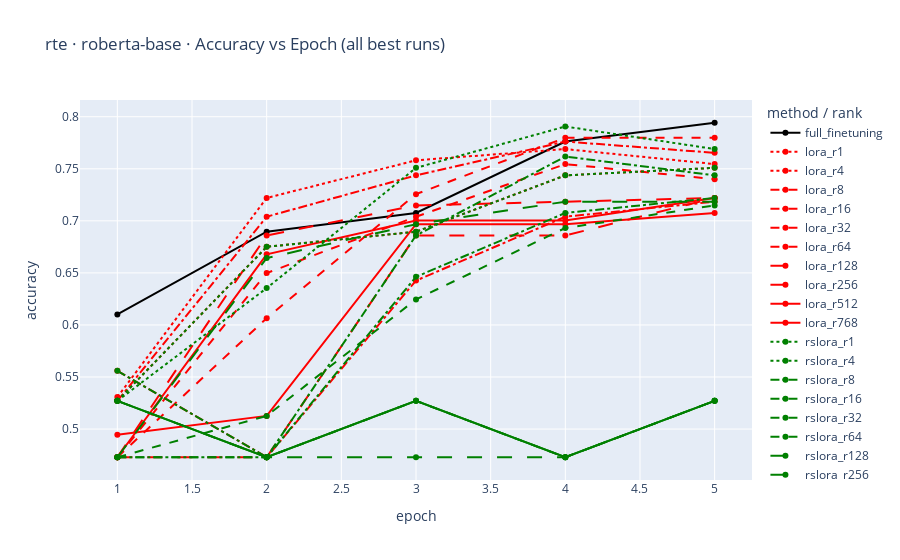

This figure's notebook cell:
### Code cell
# === Config ===
ROOT = "./glue_results_final"   # parent folder holding the 'task' dir
TASK = "rte"                    # e.g., "rte", "mrpc", "cola"
MODEL = "roberta-base"          # "roberta-base" or "roberta-large"

# === Code ===
from pathlib import Path
import re
import pandas as pd
import plotly.graph_objects as go

METHODS = ("full_finetuning", "lora", "rslora")

def parse_rank(name: str):
    m = re.search(r"_r(\d+)_", name)
    return int(m.group(1)) if m else None

def read_eval(csv_path: Path) -> pd.DataFrame | None:
    try:
        df = pd.read_csv(csv_path)
    except Exception:
        return None
    # normalize possible names
    if "eval_accuracy" in df.columns and "accuracy" not in df.columns:
        df = df.rename(columns={"eval_accuracy": "accuracy"})
    if "epoch" not in df.columns:
        df = df.reset_index().rename(columns={"index":"epoch"})
        df["epoch"] = df["epoch"] + 1
    # focus on epochs 1..5 if present
    df = df[df["epoch"].astype(float).between(1,5)]
    return df.sort_values("epoch")

def load_best_runs(root: str, task: str, model: str):
    base = Path(root) / task / model
    runs = []
    for method in METHODS:
        mdir = base / method
        if not mdir.exists():
            continue
        for run in sorted([p for p in mdir.iterdir() if p.is_dir() and p.name.endswith("_best_accuracy")]):
            df = read_eval(run / "eval_per_epoch.csv")
            if df is None or "accuracy" not in df.columns:
                continue
            runs.append({
                "method": method,
                "rank": parse_rank(run.name) if method != "full_finetuning" else None,
                "name": run.name,
                "df": df
            })
    return runs

def dash_for_rank(rank: int, ranks_sorted: list[int]) -> str:
    """
    Map rank position -> dash style (more solid for higher ranks).
    Uses an ordered palette: dot -> dashdot -> dash -> longdash -> solid.
    """
    palette = ["dot", "dashdot", "dash", "longdash", "solid"]
    if not ranks_sorted:
        return "solid"
    idx = ranks_sorted.index(rank)
    frac = idx / max(1, len(ranks_sorted) - 1)
    palette_idx = int(round(frac * (len(palette) - 1)))
    return palette[palette_idx]

# load
runs = load_best_runs(ROOT, TASK, MODEL)
if not runs:
    raise SystemExit(f"No *_best_accuracy runs found under {ROOT}/{TASK}/{MODEL}")

# collect rank list (for dash mapping)
all_ranks = sorted({r["rank"] for r in runs if r["rank"] is not None})

# colors
COLOR = {
    "full_finetuning": "black",
    "lora": "red",
    "rslora": "green"
}

fig = go.Figure()

# Add full FT first (usually just one best run)
for r in [x for x in runs if x["method"] == "full_finetuning"]:
    fig.add_trace(go.Scatter(
        x=r["df"]["epoch"], y=r["df"]["accuracy"],
        mode="lines+markers",
        name="full_finetuning",
        line=dict(color=COLOR["full_finetuning"], dash="solid"),
        hovertext=[r["name"]]*len(r["df"])
    ))

# Add all LoRA ranks (each trace toggles individually)
for r in sorted([x for x in runs if x["method"] == "lora"], key=lambda z: z["rank"] or -1):
    dash = dash_for_rank(r["rank"], all_ranks)
    fig.add_trace(go.Scatter(
        x=r["df"]["epoch"], y=r["df"]["accuracy"],
        mode="lines+markers",
        name=f"lora_r{r['rank']}",
        line=dict(color=COLOR["lora"], dash=dash),
        hovertext=[r["name"]]*len(r["df"])
    ))

# Add all RSLoRA ranks (each trace toggles individually)
for r in sorted([x for x in runs if x["method"] == "rslora"], key=lambda z: z["rank"] or -1):
    dash = dash_for_rank(r["rank"], all_ranks)
    fig.add_trace(go.Scatter(
        x=r["df"]["epoch"], y=r["df"]["accuracy"],
        mode="lines+markers",
        name=f"rslora_r{r['rank']}",
        line=dict(color=COLOR["rslora"], dash=dash),
        hovertext=[r["name"]]*len(r["df"])
    ))

fig.update_layout(
    title=f"{TASK} · {MODEL} · Accuracy vs Epoch (all best runs)",
    xaxis_title="epoch",
    yaxis_title="accuracy",
    legend_title_text="method / rank",
    hovermode="x unified"
)

fig

### Figure 1 — Plotly figure (JSON) as saved in the notebook; plotly's stock layout.template omitted (floating-point values rounded to 4 significant figures)
{"data": [{"hovertext": ["full_finetuning_lr3.1622776601683795e-05_best_accuracy", "full_finetuning_lr3.1622776601683795e-05_best_accuracy", "full_finetuning_lr3.1622776601683795e-05_best_accuracy", "full_finetuning_lr3.1622776601683795e-05_best_accuracy", "full_finetuning_lr3.1622776601683795e-05_best_accuracy"], "line": {"color": "black", "dash": "solid"}, "mode": "lines+markers", "name": "full_finetuning", "type": "scatter", "x": [1.0, 2.0, 3.0, 4.0, 5.0], "y": [0.6101, 0.6895, 0.7076, 0.7762, 0.7942]}, {"hovertext": ["lora_r1_alpha1_lr0.001_best_accuracy", "lora_r1_alpha1_lr0.001_best_accuracy", "lora_r1_alpha1_lr0.001_best_accuracy", "lora_r1_alpha1_lr0.001_best_accuracy", "lora_r1_alpha1_lr0.001_best_accuracy"], "line": {"color": "red", "dash": "dot"}, "mode": "lines+markers", "name": "lora_r1", "type": "scatter", "x": [1.0, 2.0, 3.0, 4.0, 5.0], "y": [0.5271, 0.6751, 0.6895, 0.7437, 0.7509]}, {"hovertext": ["lora_r4_alpha4_lr0.001_best_accuracy", "lora_r4_alpha4_lr0.001_best_accuracy", "lora_r4_alpha4_lr0.001_best_accuracy", "lora_r4_alpha4_lr0.001_best_accuracy", "lora_r4_alpha4_lr0.001_best_accuracy"], "line": {"color": "red", "dash": "dot"}, "mode": "lines+markers", "name": "lora_r4", "type": "scatter", "x": [1.0, 2.0, 3.0, 4.0, 5.0], "y": [0.5307, 0.722, 0.7581, 0.769, 0.7545]}, {"hovertext": ["lora_r8_alpha8_lr0.001_best_accuracy", "lora_r8_alpha8_lr0.001_best_accuracy", "lora_r8_alpha8_lr0.001_best_accuracy", "lora_r8_alpha8_lr0.001_best_accuracy", "lora_r8_alpha8_lr0.001_best_accuracy"], "line": {"color": "red", "dash": "dashdot"}, "mode": "lines+markers", "name": "lora_r8", "type": "scatter", "x": [1.0, 2.0, 3.0, 4.0, 5.0], "y": [0.5271, 0.704, 0.7437, 0.7762, 0.7653]}, {"hovertext": ["lora_r16_alpha16_lr0.00031622776601683794_best_accuracy", "lora_r16_alpha16_lr0.00031622776601683794_best_accuracy", "lora_r16_alpha16_lr0.00031622776601683794_best_accuracy", "lora_r16_alpha16_lr0.00031622776601683794_best_accuracy", "lora_r16_alpha16_lr0.00031622776601683794_best_accuracy"], "line": {"color": "red", "dash": "dashdot"}, "mode": "lines+markers", "name": "lora_r16", "type": "scatter", "x": [1.0, 2.0, 3.0, 4.0, 5.0], "y": [0.556, 0.4729, 0.6426, 0.704, 0.7184]}, {"hovertext": ["lora_r32_alpha32_lr0.00031622776601683794_best_accuracy", "lora_r32_alpha32_lr0.00031622776601683794_best_accuracy", "lora_r32_alpha32_lr0.00031622776601683794_best_accuracy", "lora_r32_alpha32_lr0.00031622776601683794_best_accuracy", "lora_r32_alpha32_lr0.00031622776601683794_best_accuracy"], "line": {"color": "red", "dash": "dash"}, "mode": "lines+markers", "name": "lora_r32", "type": "scatter", "x": [1.0, 2.0, 3.0, 4.0, 5.0], "y": [0.4729, 0.6065, 0.7256, 0.7798, 0.7798]}, {"hovertext": ["lora_r64_alpha64_lr0.0001_best_accuracy", "lora_r64_alpha64_lr0.0001_best_accuracy", "lora_r64_alpha64_lr0.0001_best_accuracy", "lora_r64_alpha64_lr0.0001_best_accuracy", "lora_r64_alpha64_lr0.0001_best_accuracy"], "line": {"color": "red", "dash": "dash"}, "mode": "lines+markers", "name": "lora_r64", "type": "scatter", "x": [1.0, 2.0, 3.0, 4.0, 5.0], "y": [0.4729, 0.6498, 0.704, 0.7545, 0.7401]}, {"hovertext": ["lora_r128_alpha128_lr5.623413251903491e-05_best_accuracy", "lora_r128_alpha128_lr5.623413251903491e-05_best_accuracy", "lora_r128_alpha128_lr5.623413251903491e-05_best_accuracy", "lora_r128_alpha128_lr5.623413251903491e-05_best_accuracy", "lora_r128_alpha128_lr5.623413251903491e-05_best_accuracy"], "line": {"color": "red", "dash": "longdash"}, "mode": "lines+markers", "name": "lora_r128", "type": "scatter", "x": [1.0, 2.0, 3.0, 4.0, 5.0], "y": [0.4729, 0.4729, 0.6859, 0.6859, 0.722]}, {"hovertext": ["lora_r256_alpha256_lr3.1622776601683795e-05_best_accuracy", "lora_r256_alpha256_lr3.1622776601683795e-05_best_accuracy", "lora_r256_alpha256_lr3.1622776601683795e-05_best_accuracy", "lora_r256_alpha256_lr3.1622776601683795e-05_best_accuracy", "lora_r256_alpha256_lr3.1622776601683795e-05_best_accuracy"], "line": {"color": "red", "dash": "longdash"}, "mode": "lines+markers", "name": "lora_r256", "type": "scatter", "x": [1.0, 2.0, 3.0, 4.0, 5.0], "y": [0.4729, 0.6859, 0.7148, 0.7184, 0.722]}, {"hovertext": ["lora_r512_alpha512_lr3.1622776601683795e-05_best_accuracy", "lora_r512_alpha512_lr3.1622776601683795e-05_best_accuracy", "lora_r512_alpha512_lr3.1622776601683795e-05_best_accuracy", "lora_r512_alpha512_lr3.1622776601683795e-05_best_accuracy", "lora_r512_alpha512_lr3.1622776601683795e-05_best_accuracy"], "line": {"color": "red", "dash": "solid"}, "mode": "lines+markers", "name": "lora_r512", "type": "scatter", "x": [1.0, 2.0, 3.0, 4.0, 5.0], "y": [0.4729, 0.6679, 0.7004, 0.7004, 0.722]}, {"hovertext": ["lora_r768_alpha768_lr1e-05_best_accuracy", "lora_r768_alpha768_lr1e-05_best_accuracy", "lora_r768_alpha768_lr1e-05_best_accuracy", "lora_r768_alpha768_lr1e-05_best_accuracy", "lora_r768_alpha768_lr1e-05_best_accuracy"], "line": {"color": "red", "dash": "solid"}, "mode": "lines+markers", "name": "lora_r768", "type": "scatter", "x": [1.0, 2.0, 3.0, 4.0, 5.0], "y": [0.4946, 0.5126, 0.6968, 0.6968, 0.7076]}, {"hovertext": ["rslora_r1_alpha1_lr0.001_best_accuracy", "rslora_r1_alpha1_lr0.001_best_accuracy", "rslora_r1_alpha1_lr0.001_best_accuracy", "rslora_r1_alpha1_lr0.001_best_accuracy", "rslora_r1_alpha1_lr0.001_best_accuracy"], "line": {"color": "green", "dash": "dot"}, "mode": "lines+markers", "name": "rslora_r1", "type": "scatter", "x": [1.0, 2.0, 3.0, 4.0, 5.0], "y": [0.5271, 0.6751, 0.6895, 0.7437, 0.7509]}, {"hovertext": ["rslora_r4_alpha4_lr0.001_best_accuracy", "rslora_r4_alpha4_lr0.001_best_accuracy", "rslora_r4_alpha4_lr0.001_best_accuracy", "rslora_r4_alpha4_lr0.001_best_accuracy", "rslora_r4_alpha4_lr0.001_best_accuracy"], "line": {"color": "green", "dash": "dot"}, "mode": "lines+markers", "name": "rslora_r4", "type": "scatter", "x": [1.0, 2.0, 3.0, 4.0, 5.0], "y": [0.5271, 0.6354, 0.7509, 0.7906, 0.769]}, {"hovertext": ["rslora_r8_alpha8_lr0.00031622776601683794_best_accuracy", "rslora_r8_alpha8_lr0.00031622776601683794_best_accuracy", "rslora_r8_alpha8_lr0.00031622776601683794_best_accuracy", "rslora_r8_alpha8_lr0.00031622776601683794_best_accuracy", "rslora_r8_alpha8_lr0.00031622776601683794_best_accuracy"], "line": {"color": "green", "dash": "dashdot"}, "mode": "lines+markers", "name": "rslora_r8", "type": "scatter", "x": [1.0, 2.0, 3.0, 4.0, 5.0], "y": [0.556, 0.4729, 0.6859, 0.7617, 0.7437]}, {"hovertext": ["rslora_r16_alpha16_lr0.0001_best_accuracy", "rslora_r16_alpha16_lr0.0001_best_accuracy", "rslora_r16_alpha16_lr0.0001_best_accuracy", "rslora_r16_alpha16_lr0.0001_best_accuracy", "rslora_r16_alpha16_lr0.0001_best_accuracy"], "line": {"color": "green", "dash": "dashdot"}, "mode": "lines+markers", "name": "rslora_r16", "type": "scatter", "x": [1.0, 2.0, 3.0, 4.0, 5.0], "y": [0.4729, 0.4729, 0.6462, 0.7076, 0.722]}, {"hovertext": ["rslora_r32_alpha32_lr0.00031622776601683794_best_accuracy", "rslora_r32_alpha32_lr0.00031622776601683794_best_accuracy", "rslora_r32_alpha32_lr0.00031622776601683794_best_accuracy", "rslora_r32_alpha32_lr0.00031622776601683794_best_accuracy", "rslora_r32_alpha32_lr0.00031622776601683794_best_accuracy"], "line": {"color": "green", "dash": "dash"}, "mode": "lines+markers", "name": "rslora_r32", "type": "scatter", "x": [1.0, 2.0, 3.0, 4.0, 5.0], "y": [0.4729, 0.4729, 0.5271, 0.4729, 0.5271]}, {"hovertext": ["rslora_r64_alpha64_lr3.16227766e-05_best_accuracy", "rslora_r64_alpha64_lr3.16227766e-05_best_accuracy", "rslora_r64_alpha64_lr3.16227766e-05_best_accuracy", "rslora_r64_alpha64_lr3.16227766e-05_best_accuracy", "rslora_r64_alpha64_lr3.16227766e-05_best_accuracy"], "line": {"color": "green", "dash": "dash"}, "mode": "lines+markers", "name": "rslora_r64", "type": "scatter", "x": [1.0, 2.0, 3.0, 4.0, 5.0], "y": [0.4729, 0.5126, 0.6245, 0.6931, 0.7148]}, {"hovertext": ["rslora_r128_alpha128_lr1e-05_best_accuracy", "rslora_r128_alpha128_lr1e-05_best_accuracy", "rslora_r128_alpha128_lr1e-05_best_accuracy", "rslora_r128_alpha128_lr1e-05_best_accuracy", "rslora_r128_alpha128_lr1e-05_best_accuracy"], "line": {"color": "green", "dash": "longdash"}, "mode": "lines+markers", "name": "rslora_r128", "type": "scatter", "x": [1.0, 2.0, 3.0, 4.0, 5.0], "y": [0.4729, 0.6643, 0.6968, 0.7184, 0.7184]}, {"hovertext": ["rslora_r256_alpha256_lr0.001_best_accuracy", "rslora_r256_alpha256_lr0.001_best_accuracy", "rslora_r256_alpha256_lr0.001_best_accuracy", "rslora_r256_alpha256_lr0.001_best_accuracy", "rslora_r256_alpha256_lr0.001_best_accuracy"], "line": {"color": "green", "dash": "longdash"}, "mode": "lines+markers", "name": "rslora_r256", "type": "scatter", "x": [1.0, 2.0, 3.0, 4.0, 5.0], "y": [0.5271, 0.4729, 0.4729, 0.4729, 0.5271]}, {"hovertext": ["rslora_r512_alpha512_lr0.0001_best_accuracy", "rslora_r512_alpha512_lr0.0001_best_accuracy", "rslora_r512_alpha512_lr0.0001_best_accuracy", "rslora_r512_alpha512_lr0.0001_best_accuracy", "rslora_r512_alpha512_lr0.0001_best_accuracy"], "line": {"color": "green", "dash": "solid"}, "mode": "lines+markers", "name": "rslora_r512", "type": "scatter", "x": [1.0, 2.0, 3.0, 4.0, 5.0], "y": [0.5271, 0.4729, 0.5271, 0.4729, 0.5271]}, {"hovertext": ["rslora_r768_alpha768_lr0.00031622776601683794_best_accuracy", "rslora_r768_alpha768_lr0.00031622776601683794_best_accuracy", "rslora_r768_alpha768_lr0.00031622776601683794_best_accuracy", "rslora_r768_alpha768_lr0.00031622776601683794_best_accuracy", "rslora_r768_alpha768_lr0.00031622776601683794_best_accuracy"], "line": {"color": "green", "dash": "solid"}, "mode": "lines+markers", "name": "rslora_r768", "type": "scatter", "x": [1.0, 2.0, 3.0, 4.0, 5.0], "y": [0.5271, 0.4729, 0.5271, 0.4729, 0.5271]}], "layout": {"hovermode": "x unified", "legend": {"title": {"text": "method / rank"}}, "title": {"text": "rte · roberta-base · Accuracy vs Epoch (all best runs)"}, "xaxis": {"title": {"text": "epoch"}}, "yaxis": {"title": {"text": "accuracy"}}}}
